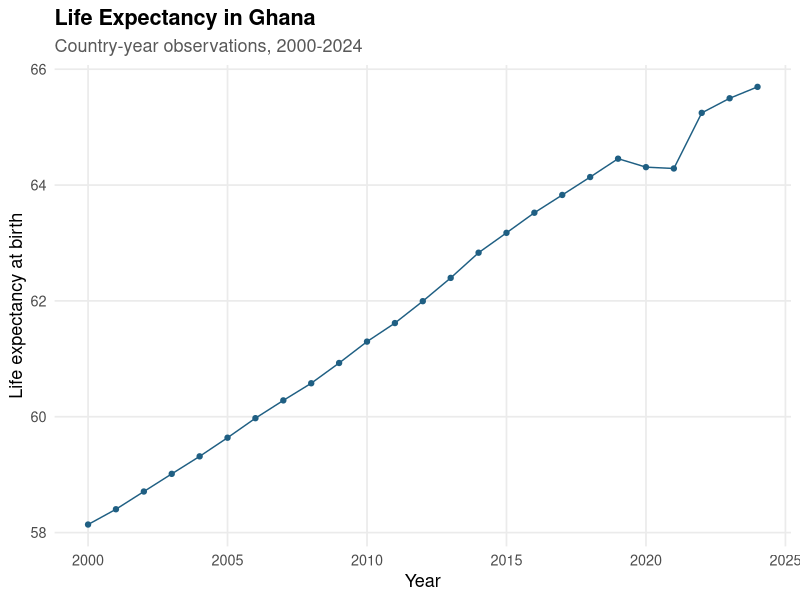
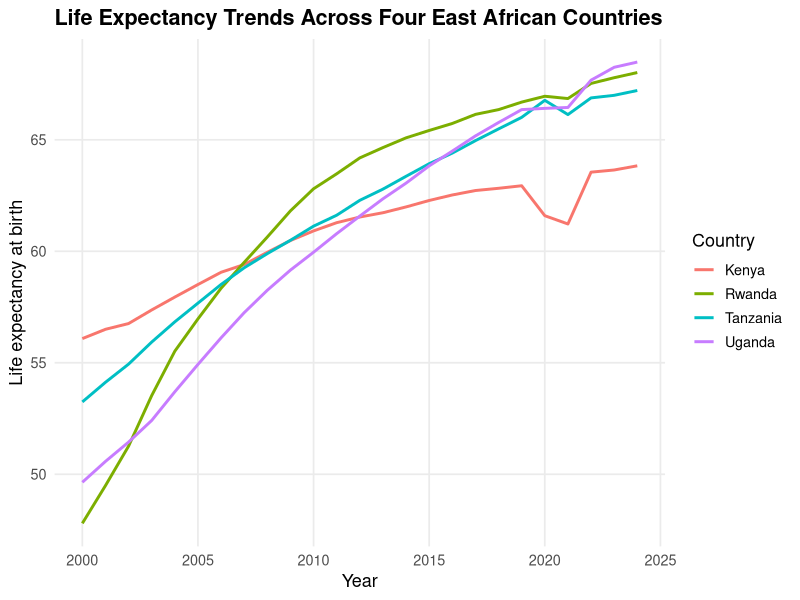
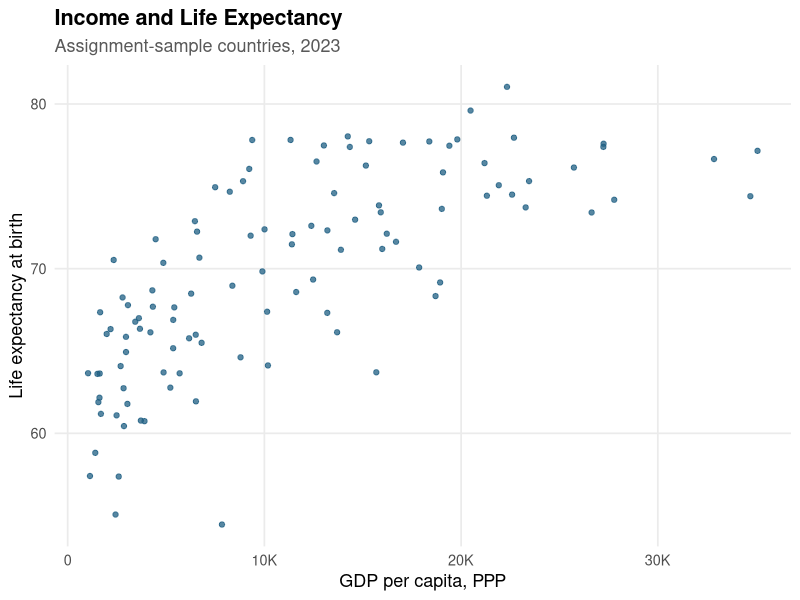
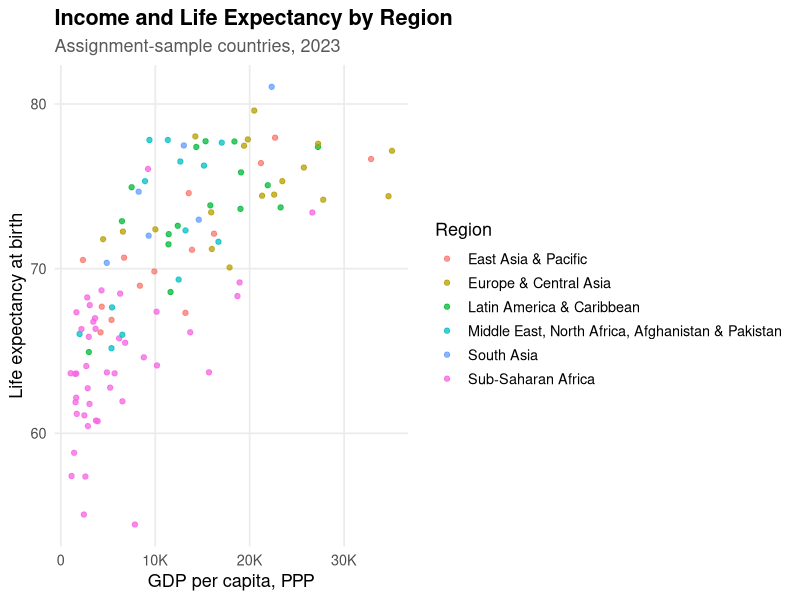
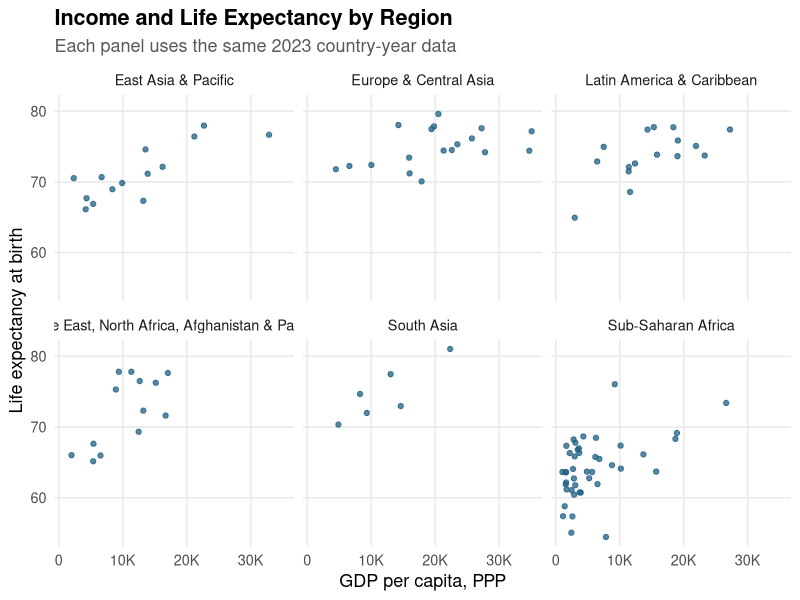
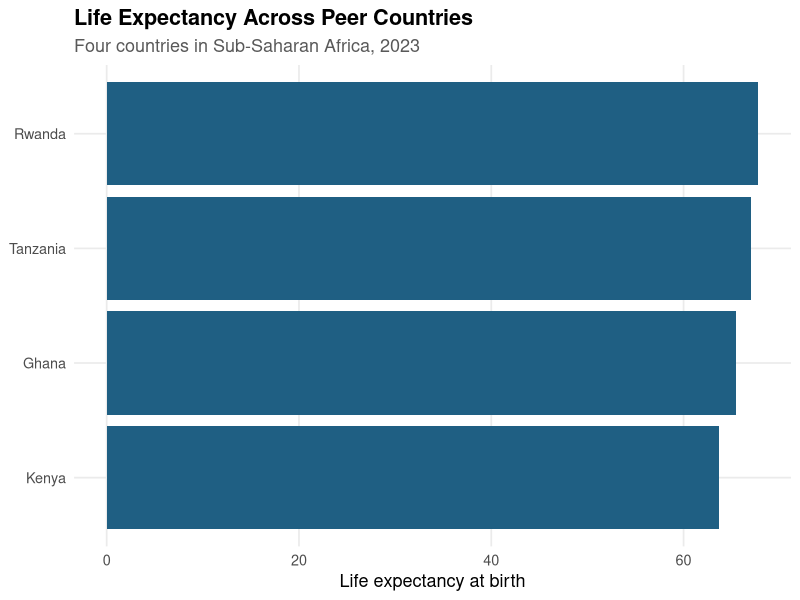

R code for these plots, in order:
## ---- chunk 1
knitr::opts_chunk$set(echo = TRUE)
## ---- chunk 2
options(repos = c(CRAN = "https://cloud.r-project.org"))

if (!requireNamespace("tidyverse", quietly = TRUE)) {
  install.packages("tidyverse")
}

library(tidyverse)

dev <- read_csv("../data/development_indicators_2026.csv")
dictionary <- read_csv("../data/development_indicators_dictionary_2026.csv")

hks_blue <- "#1F5F83"
hks_crimson <- "#A51C30"
hks_gray <- "#6B7280"

theme_set(
  theme_minimal(base_size = 13) +
    theme(
      plot.title = element_text(face = "bold"),
      plot.subtitle = element_text(color = "gray35"),
      panel.grid.minor = element_blank()
    )
)
## ---- chunk 3
ghana <- dev |>
  filter(country == "Ghana")

ghana |>
  ggplot(aes(x = year, y = life_expectancy)) +
  geom_line(color = hks_blue) +
  geom_point(color = hks_blue) +
  labs(
    x = "Year",
    y = "Life expectancy at birth",
    title = "Life Expectancy in Ghana",
    subtitle = "Country-year observations, 2000-2024"
  )
## ---- chunk 4
# Write your code here.
## ---- chunk 5
# Write your code here.
## ---- chunk 6
east_africa_peers <- dev |>
  filter(country %in% c("Kenya", "Rwanda", "Tanzania", "Uganda"))
## ---- chunk 7
east_africa_peers |>
  distinct(country, region, income_group) |>
  arrange(country)
## ---- chunk 8
east_africa_peers |>
  ggplot(aes(x = year, y = life_expectancy, color = country)) +
  geom_line(linewidth = 1) +
  labs(
    x = "Year",
    y = "Life expectancy at birth",
    color = "Country",
    title = "Life Expectancy Trends Across Four East African Countries"
  )
## ---- chunk 9
# Write your code here.
## ---- chunk 10
# Write your code here.
## ---- chunk 11
dev |>
  filter(assignment_sample == TRUE & year == 2023) |>
  ggplot(aes(x = gdp_per_capita_ppp, y = life_expectancy)) +
  geom_point(color = hks_blue, alpha = 0.75) +
  scale_x_continuous(labels = scales::label_number(scale_cut = scales::cut_short_scale())) +
  labs(
    x = "GDP per capita, PPP",
    y = "Life expectancy at birth",
    title = "Income and Life Expectancy",
    subtitle = "Assignment-sample countries, 2023"
  )
## ---- chunk 12
dev |>
  filter(assignment_sample == TRUE & year == 2023) |>
  ggplot(aes(x = gdp_per_capita_ppp, y = life_expectancy, color = region)) +
  geom_point(alpha = 0.75) +
  scale_x_continuous(labels = scales::label_number(scale_cut = scales::cut_short_scale())) +
  labs(
    x = "GDP per capita, PPP",
    y = "Life expectancy at birth",
    color = "Region",
    title = "Income and Life Expectancy by Region",
    subtitle = "Assignment-sample countries, 2023"
  )
## ---- chunk 13
dev |>
  filter(assignment_sample == TRUE & year == 2023) |>
  ggplot(aes(x = gdp_per_capita_ppp, y = life_expectancy)) +
  geom_point(color = hks_blue, alpha = 0.75) +
  scale_x_continuous(labels = scales::label_number(scale_cut = scales::cut_short_scale())) +
  facet_wrap(~region) +
  labs(
    x = "GDP per capita, PPP",
    y = "Life expectancy at birth",
    title = "Income and Life Expectancy by Region",
    subtitle = "Each panel uses the same 2023 country-year data"
  )
## ---- chunk 14
# Write your code here.
## ---- chunk 15
# Write your code here.
## ---- chunk 16
dev |>
  filter(country %in% c("Ghana", "Kenya", "Rwanda", "Tanzania") & year == 2023) |>
  ggplot(aes(x = reorder(country, life_expectancy), y = life_expectancy)) +
  geom_col(fill = hks_blue) +
  coord_flip() +
  labs(
    x = NULL,
    y = "Life expectancy at birth",
    title = "Life Expectancy Across Peer Countries",
    subtitle = "Four countries in Sub-Saharan Africa, 2023"
  )
